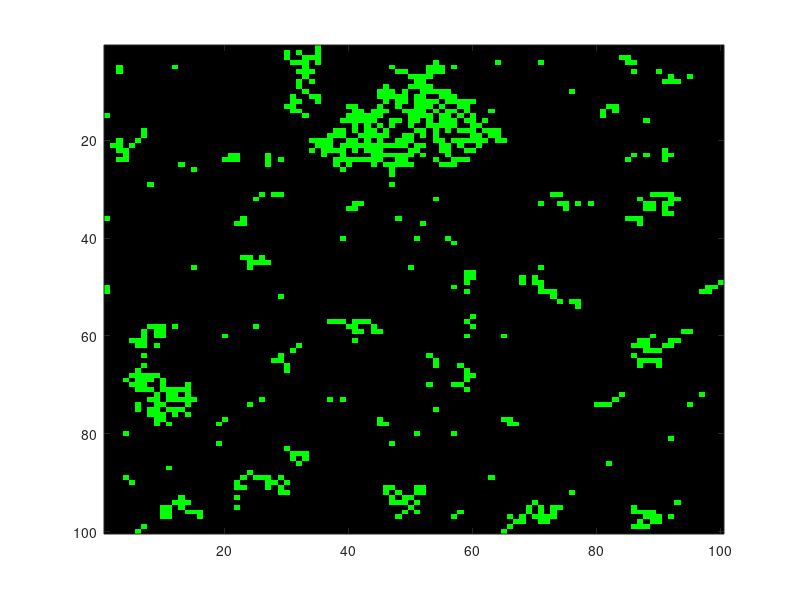

The MATLAB script that drew this image:
%imh = image(cat(3,cells,z,z));
%set(imh, 'erasemode', 'none')
%axis equal
%axis tight
  
clear all;
%Matrixes and images can be converted to one-another, 
%so initial conditions may be computed by matrix or graphics commands. 
%The following code generates an array of zeros, initializes the cell state to zero, 
%then makes a cross of cells in state=1 in the center of the array. 
%One of the examples below (percolation cluster) uses graphics 
%commands to initialize the CA array.

n=100;
z = zeros(n,n);
p=0.6;
%ninter=100;
%fo=zeros(ninter,1);
%for in=1:ninter

vegm1=(rand(n,n)<p)*2;
veg=vegm1;
veg(ceil(rand(1)*n),ceil(rand(1)*n))=1;
figure(1);
while norm(veg-vegm1,1)>0
vegm1=veg;
som = (veg(:,[n 1:n-1])==1) + (veg(:,[2:n 1])==1) + ...
           (veg([n 1:n-1], :)==1) + (veg([2:n 1],:)==1) ;
veg=2*(veg==2) - ((veg==2) & (som> 0));
foret=z;
feu=z;
foret(veg==2)=1;
feu(veg==1)=1;
hold off;
image(cat(3,z,foret,z)+cat(3,feu,z,z));
pause
end; 
%fo(in)=sum(foret(:));
%end;






